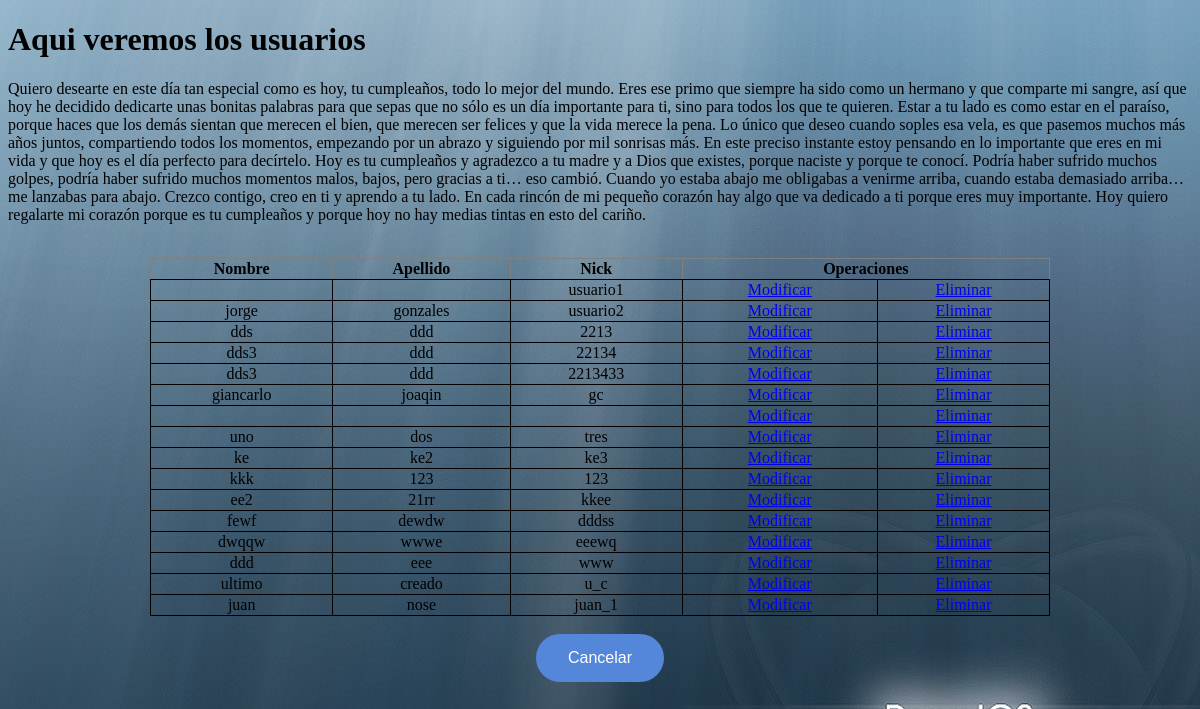
Screenshot of /vista1.php with the database file from the repository.
### tables this page shows
CREATE TABLE `usuario` (
  `id` int(11) NOT NULL,
  `usuario` varchar(20) NOT NULL,
  `password` varchar(64) NOT NULL,
  `nombre` varchar(40) DEFAULT NULL,
  `apellido` varchar(40) DEFAULT NULL
);

### vista1.php (the view, shortened to what this page needs)
<?php
include('conexion.php');
$datos ="SELECT * FROM usuario";
$dUsuario = $conexion->query($datos);
?>
<!DOCTYPE html>
<html>
<head>
	<link rel="stylesheet" type="text/css" href="main.css">
</head>
<body background="img\fondo.jpg">
	<div>
		<h1>Aqui veremos los usuarios</h1>
	</div>
	<p>Quiero desearte en este día tan especial como es hoy, tu cumpleaños, todo lo mejor del mundo. Eres ese primo que siempre ha sido como un hermano y que comparte mi sangre, así que hoy he decidido dedicarte unas bonitas palabras para que sepas que no sólo es un día importante para ti, sino para todos los que te quieren.
	Estar a tu lado es como estar en el paraíso, porque haces que los demás sientan que merecen el bien, que merecen ser felices y que la vida merece la pena. Lo único que deseo cuando soples esa vela, es que pasemos muchos más años juntos, compartiendo todos los momentos, empezando por un abrazo y siguiendo por mil sonrisas más.
	En este preciso instante estoy pensando en lo importante que eres en mi vida y que hoy es el día perfecto para decírtelo. Hoy es tu cumpleaños y agradezco a tu madre y a Dios que existes, porque naciste y porque te conocí. Podría haber sufrido muchos golpes, podría haber sufrido muchos momentos malos, bajos, pero gracias a ti… eso cambió. Cuando yo estaba abajo me obligabas a venirme arriba, cuando estaba demasiado arriba…me lanzabas para abajo.
	Crezco contigo, creo en ti y aprendo a tu lado. En cada rincón de mi pequeño corazón hay algo que va dedicado a ti porque eres muy importante. Hoy quiero regalarte mi corazón porque es tu cumpleaños y porque hoy no hay medias tintas en esto del cariño.
	</p>
	<br>
	<section>
		<center>
			<table class="tabla" border="1">
				<tr>
					<th>Nombre</th>
					<th>Apellido</th>
					<th>Nick</th>
					<th colspan="2">Operaciones</th>
				</tr>
				<?php
				while ($regUsuarios= $dUsuario->fetch_array(MYSQLI_BOTH)) {
					echo '<tr>
					<td>'. $regUsuarios['nombre'].'</td>
					<td>'. $regUsuarios['apellido'].'</td>
					<td>'. $regUsuarios['usuario'].'</td>
				    <td><a href="modificar.php?id='.$regUsuarios['id'].'"> Modificar </a></td>
				    <td><a href="eliminar.php?id='.$regUsuarios['id'].'"> Eliminar</a></td>
					</tr>';
				}
				?>
			</table>
			<br>
			<a href="index.html"><button class="button" type="button"> Cancelar</button></a>
		</center>
	</section>
</body>
</html>

### main.css (style rules this page uses)
.tabla { border-bottom: 1px solid #ddd; width:900px; border-collapse: collapse; }
.tabla td { border:1px solid; text-align: center; }
.button { border-radius: 26px 26px 26px 26px; -moz-border-radius: 26px 26px 26px 26px; -webkit-border-radius: 26px 26px 26px 26px; border: 0px solid #000000; background-color: #5487D9; border: none; color: white; padding: 15px 32px; text-align: center; text-decoration: none; display: inline-block; font-size: 16px; }

### rows the page displays
usuario: usuario "usuario1"
usuario: nombre "jorge", apellido "gonzales", usuario "usuario2"
usuario: nombre "dds", apellido "ddd", usuario "2213"
usuario: nombre "dds3", apellido "ddd", usuario "22134"
usuario: nombre "dds3", apellido "ddd", usuario "2213433"
usuario: nombre "giancarlo", apellido "joaqin", usuario "gc"
usuario: nombre "uno", apellido "dos", usuario "tres"
usuario: nombre "ke", apellido "ke2", usuario "ke3"
usuario: nombre "kkk", apellido "123", usuario "123"
usuario: nombre "ee2", apellido "21rr", usuario "kkee"
usuario: nombre "fewf", apellido "dewdw", usuario "dddss"
usuario: nombre "dwqqw", apellido "wwwe", usuario "eeewq"
usuario: nombre "ddd", apellido "eee", usuario "www"
usuario: nombre "ultimo", apellido "creado", usuario "u_c"
usuario: nombre "juan", apellido "nose", usuario "juan_1"
